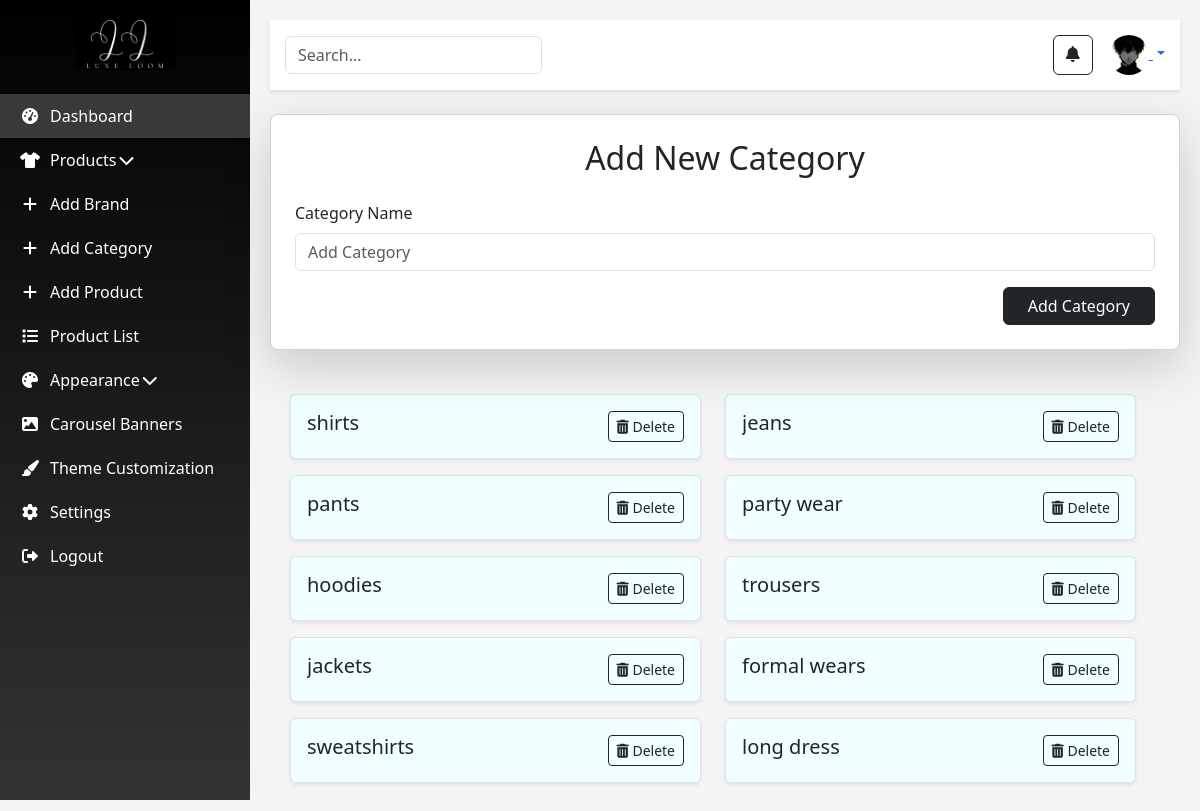
The app's page /add_category (signed in) with its own data.
### app/models.py (models this page shows)
class Category(models.Model):
    c_name=models.CharField(max_length=50)

### app/views.py (the view)
# urls.py: path('add_category',views.add_category),
def add_category(req):
    if 'admin' in req.session:
        if req.method == 'POST':
            c_name = req.POST['c_name']
            Category.objects.create(c_name=c_name.lower())
            categories = Category.objects.all()
            return render(req, 'admin/add_category.html', {'categories': categories})
        else:
            categories = Category.objects.all()
            return render(req, 'admin/add_category.html', {'categories': categories})
    else:
        return redirect(log)

### templates/admin/add_category.html (shortened to what this page needs)
<!DOCTYPE html>
<html lang="en">
<head>
    <link href="https://cdn.jsdelivr.net/npm/bootstrap@5.3.3/dist/css/bootstrap.min.css" rel="stylesheet">
    <link href="https://cdnjs.cloudflare.com/ajax/libs/font-awesome/6.0.0-beta3/css/all.min.css" rel="stylesheet">
    {% load static %}
     <link rel="stylesheet" href="{% static '/css/admin/home.css' %}">
</head>
<body>
    <div class="admin-container">
        <div class="sidebar">
            <div class="text-center mb-4">
                <img src="{% static '/images/biglogo.png' %}" alt="Luxe Loom Logo" style="height: 50px;">
            </div>
            <ul class="nav flex-column">
                <li class="nav-item">
                    <a class="nav-link active" href="admin_home">
                        <i class="fas fa-tachometer-alt"></i> Dashboard
                    </a>
                </li>
                <li class="nav-item">
                    <a class="nav-link" href="#">
                        <i class="fas fa-tshirt"></i> Products
                        <i class="fas fa-chevron-down ml-auto"></i>
                    </a>
                    <ul class="nav flex-column pl-4">
                        <li class="nav-item">
                            <a class="nav-link" href="add_brand">
                                <i class="fas fa-plus"></i> Add Brand
                            </a>
                        </li>
                        <li class="nav-item">
                            <a class="nav-link" href="add_category">
                                <i class="fas fa-plus"></i> Add Category
                            </a>
                        </li>
                        <li class="nav-item">
                            <a class="nav-link" href="add_pro">
                                <i class="fas fa-plus"></i> Add Product
                            </a>
                        </li>
                        <li class="nav-item">
                            <a class="nav-link" href="pro_list">
                                <i class="fas fa-list"></i> Product List
                            </a>
                        </li>
                    </ul>
                </li>
                <li class="nav-item">
                    <a class="nav-link" href="#">
                        <i class="fas fa-palette"></i> Appearance
                        <i class="fas fa-chevron-down ml-auto"></i>
                    </a>
                    <ul class="nav flex-column pl-4">
                        <li class="nav-item">
                            <a class="nav-link" href="#">
                                <i class="fas fa-image"></i> Carousel Banners
                            </a>
                        </li>
                        <li class="nav-item">
                            <a class="nav-link" href="#">
                                <i class="fas fa-paint-brush"></i> Theme Customization
                            </a>
                        </li>
                    </ul>
                </li>
                <li class="nav-item">
                    <a class="nav-link" href="#">
                        <i class="fas fa-cog"></i> Settings
                    </a>
                </li>
                <li class="nav-item">
                    <a class="nav-link" href="logout">
                        <i class="fas fa-sign-out-alt"></i> Logout
                    </a>
                </li>
            </ul>
        </div>
        <div class="main-content ">
            <nav class="admin-navbar">
                <div class="search-bar">
                    <input type="text" class="form-control" placeholder="Search...">
                </div>
                <div class="admin-actions d-flex">
                    <a href="#" class="btn btn-outline-dark mx-3">
                        <i class="fas fa-bell"></i>
                    </a>
                    <div class="dropdown">
                        <a href="#" class="dropdown-toggle" data-bs-toggle="dropdown">
                            <img src="{% static '/images/Profile.jpeg' %}" alt="Admin" class="rounded-circle" style="width: 40px; height: 40px;">
                        </a>
                    </div>
                </div>
            </nav>
            <div class="card shadow-lg p-4 my-4 admin-card">
                <h2 class="text-center mb-4">Add New Category</h2>
                <form method="post" enctype="multipart/form-data">
                    <div class="mb-3">
                        <label for="c_name" class="form-label">Category Name</label>
                        <input type="text" class="form-control" id="c_name" name="c_name" placeholder="Add Category" required>
                    </div>
                    <div class="d-flex justify-content-end">
                        <button type="submit" class="btn btn-dark px-4">Add Category</button>
                    </div>
                </form>
            </div>
            <div class="main-content mt-0 ms-0 w-100">
                <div class="row w-100">
                    {% for cat in categories %}
                    <div class="col-12 mb-3 d-flex w-50">
                        <div class="d-flex w-100 align-items-center border p-3 rounded shadow-sm" style="background-color: azure;">
                            <div class="ml-3 w-100">
                                <div class="d-flex justify-content-between">
                                    <h5 class="mb-0 text-truncate">{{ cat.c_name }}</h5>
                                    <a href="{% url 'delete_category' cat.id %}" class="btn btn-outline-dark btn-sm" onclick="return confirm('Are you sure you want to delete this category?');">
                                        <i class="fas fa-trash-alt"></i> Delete
                                    </a>
                                </div>
                            </div>
                        </div>
                    </div>
                    {% endfor %}
                </div>
            </div>
        </div>
    </div>
</body>
</html>

### static/css/admin/home.css (style rules this page uses)
body { background-color: #f4f4f4; }
.admin-container { display: flex; min-height: 100vh; }
.sidebar { width: 250px; background: linear-gradient(to bottom, #000, #333); color: white; padding: 20px 0; position: fixed; top: 0; left: 0; height: 100vh; overflow-y: auto; }
.sidebar .nav-link { color: white; display: flex; align-items: center; padding: 10px 20px; transition: background-color 0.3s ease; }
.sidebar .nav-link i { margin-right: 10px; width: 20px; text-align: center; }
.sidebar .nav-link.active { background-color: rgba(255,255,255,0.2); }
.main-content { flex-grow: 1; margin-left: 250px; padding: 20px; }
.admin-navbar { background: white; box-shadow: 0 2px 4px rgba(0,0,0,0.1); padding: 15px; display: flex; justify-content: space-between; align-items: center; }
.admin-card { background: white; border-radius: 8px; box-shadow: 0 4px 6px rgba(0,0,0,0.1); margin-bottom: 20px; padding: 20px; }

### records on screen
Category: c_name "shirts"
Category: c_name "jeans"
Category: c_name "pants"
Category: c_name "party wear"
Category: c_name "hoodies"
Category: c_name "trousers"
Category: c_name "jackets"
Category: c_name "formal wears"
Category: c_name "sweatshirts"
Category: c_name "long dress"
